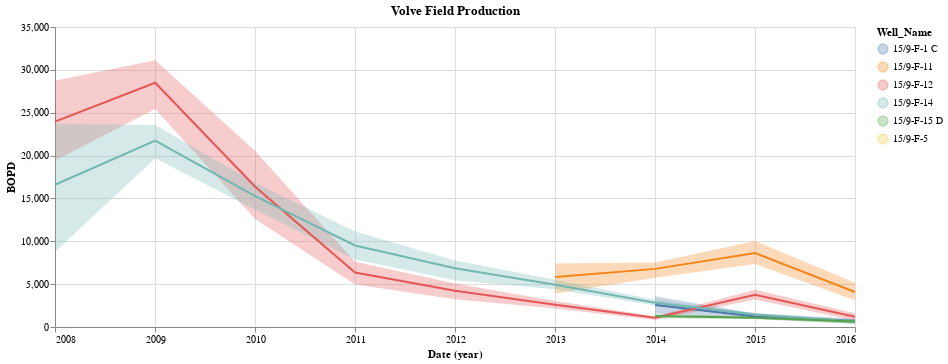

Notebook cell for this chart:
### Markdown cell above
### Basic Plot

### Code cell
spread = alt.Chart(df).mark_area(opacity=0.3).encode(
    x=alt.X('Date', timeUnit='year'),
    y=alt.Y('ci0(BOPD)', axis=alt.Axis(title='BOPD')),
    y2='ci1(BOPD)',
    color='Well_Name'
).properties(
    title='Volve Field Production',
    width=800
)
lines = alt.Chart(df).mark_line().encode(
    x=alt.X('Date', timeUnit='year'),
    y='mean(BOPD)',
    color='Well_Name'
).properties(
    width=800
)
spread + lines

### Figure 1 — Vega-Lite specification as saved in the notebook (floating-point values rounded to 4 significant figures; data arrays with more than 128 entries replaced by an {"elided": "..."} marker saying what was removed)
{"config": {"view": {"continuousWidth": 400, "continuousHeight": 300}}, "layer": [{"mark": {"type": "area", "opacity": 0.3}, "encoding": {"color": {"field": "Well_Name", "type": "nominal"}, "x": {"field": "Date", "timeUnit": "year", "type": "temporal"}, "y": {"aggregate": "ci0", "axis": {"title": "BOPD"}, "field": "BOPD", "type": "quantitative"}, "y2": {"aggregate": "ci1", "field": "BOPD"}}, "title": "Volve Field Production", "width": 800}, {"mark": "line", "encoding": {"color": {"field": "Well_Name", "type": "nominal"}, "x": {"field": "Date", "timeUnit": "year", "type": "temporal"}, "y": {"aggregate": "mean", "field": "BOPD", "type": "quantitative"}}, "width": 800}], "data": {"name": "data-8803c0ed2ee0bdd662a68a804b5561d5"}, "$schema": "https://vega.github.io/schema/vega-lite/v4.17.0.json", "datasets": {"data-8803c0ed2ee0bdd662a68a804b5561d5": {"elided": "302 records"}}}
